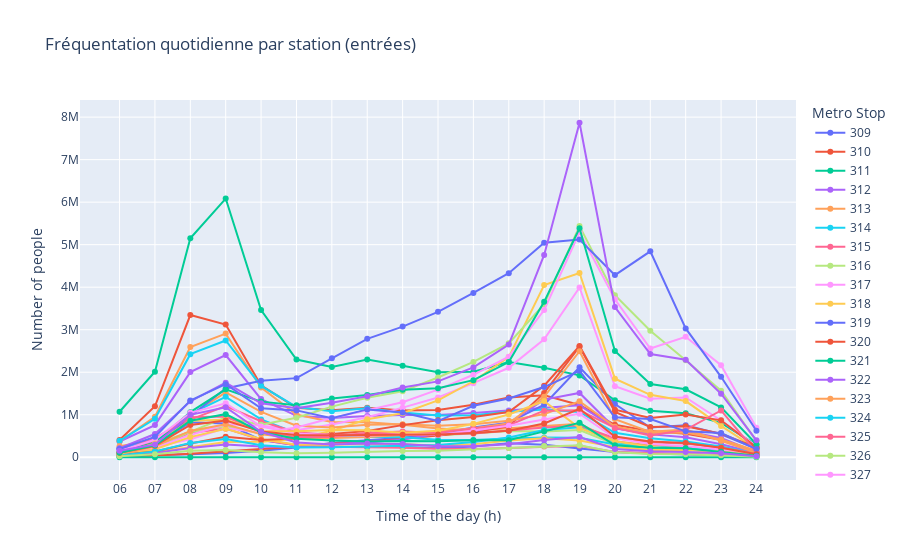

Here is the notebook cell this chart was saved with:
### Code cell
#Plotting entries
fig = go.Figure()


for x in range(len(entries_3)):
    fig.add_trace(go.Scatter(
        x=entries_3.columns[1:], y=entries_3.loc[x].values[1:],
        mode='lines + markers',
        name=str(entries_3.loc[x].station_number)
    ))

fig.update_layout(
    xaxis_title='Time of the day (h)',
    yaxis_title='Number of people',
    legend_title='Metro Stop',
    title='Fréquentation quotidienne par station (entrées)'
)
fig.show()
